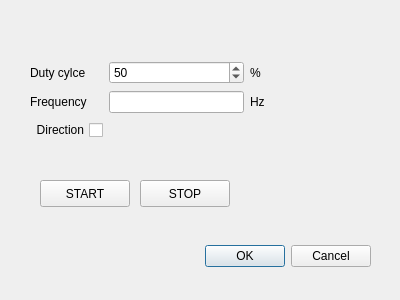
<?xml version="1.0" encoding="UTF-8"?>
<ui version="4.0">
 <class>DialogFlatInchwormCtrl</class>
 <widget class="QDialog" name="DialogFlatInchwormCtrl">
  <property name="geometry">
   <rect>
    <x>0</x>
    <y>0</y>
    <width>400</width>
    <height>300</height>
   </rect>
  </property>
  <property name="windowTitle">
   <string>Dialog</string>
  </property>
  <widget class="QDialogButtonBox" name="buttonBox">
   <property name="geometry">
    <rect>
     <x>30</x>
     <y>240</y>
     <width>341</width>
     <height>32</height>
    </rect>
   </property>
   <property name="orientation">
    <enum>Qt::Horizontal</enum>
   </property>
   <property name="standardButtons">
    <set>QDialogButtonBox::Cancel|QDialogButtonBox::Ok</set>
   </property>
  </widget>
  <widget class="QPushButton" name="btn_start">
   <property name="geometry">
    <rect>
     <x>40</x>
     <y>180</y>
     <width>90</width>
     <height>27</height>
    </rect>
   </property>
   <property name="text">
    <string>START</string>
   </property>
  </widget>
  <widget class="QPushButton" name="btn_stop">
   <property name="geometry">
    <rect>
     <x>140</x>
     <y>180</y>
     <width>90</width>
     <height>27</height>
    </rect>
   </property>
   <property name="text">
    <string>STOP</string>
   </property>
  </widget>
  <widget class="QWidget" name="layoutWidget">
   <property name="geometry">
    <rect>
     <x>30</x>
     <y>60</y>
     <width>235</width>
     <height>82</height>
    </rect>
   </property>
   <layout class="QGridLayout" name="gridLayout">
    <item row="0" column="2">
     <widget class="QLabel" name="label_6">
      <property name="text">
       <string>%</string>
      </property>
     </widget>
    </item>
    <item row="1" column="0">
     <widget class="QLabel" name="label_8">
      <property name="text">
       <string>Frequency</string>
      </property>
     </widget>
    </item>
    <item row="1" column="2">
     <widget class="QLabel" name="label_7">
      <property name="text">
       <string>Hz</string>
      </property>
     </widget>
    </item>
    <item row="0" column="1">
     <widget class="QSpinBox" name="spinBox_duty_cycle_flatinchworm">
      <property name="value">
       <number>50</number>
      </property>
     </widget>
    </item>
    <item row="2" column="0">
     <widget class="QCheckBox" name="checkBox_Inchworm_direction">
      <property name="layoutDirection">
       <enum>Qt::RightToLeft</enum>
      </property>
      <property name="text">
       <string>Direction</string>
      </property>
     </widget>
    </item>
    <item row="1" column="1">
     <widget class="QLineEdit" name="lineEdit_frequency_flat_inchworm"/>
    </item>
    <item row="0" column="0">
     <widget class="QLabel" name="label_5">
      <property name="text">
       <string>Duty cylce</string>
      </property>
     </widget>
    </item>
   </layout>
  </widget>
 </widget>
 <resources/>
 <connections>
  <connection>
   <sender>buttonBox</sender>
   <signal>accepted()</signal>
   <receiver>DialogFlatInchwormCtrl</receiver>
   <slot>accept()</slot>
   <hints>
    <hint type="sourcelabel">
     <x>248</x>
     <y>254</y>
    </hint>
    <hint type="destinationlabel">
     <x>157</x>
     <y>274</y>
    </hint>
   </hints>
  </connection>
  <connection>
   <sender>buttonBox</sender>
   <signal>rejected()</signal>
   <receiver>DialogFlatInchwormCtrl</receiver>
   <slot>reject()</slot>
   <hints>
    <hint type="sourcelabel">
     <x>316</x>
     <y>260</y>
    </hint>
    <hint type="destinationlabel">
     <x>286</x>
     <y>274</y>
    </hint>
   </hints>
  </connection>
 </connections>
</ui>
